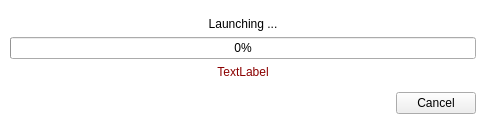
<?xml version="1.0" encoding="UTF-8"?>
<ui version="4.0">
 <class>DownloadingWidget</class>
 <widget class="QWidget" name="DownloadingWidget">
  <property name="geometry">
   <rect>
    <x>0</x>
    <y>0</y>
    <width>486</width>
    <height>124</height>
   </rect>
  </property>
  <property name="windowTitle">
   <string>Launcher</string>
  </property>
  <property name="windowIcon">
   <iconset resource="main.qrc">
    <normaloff>:/images/Icon.png</normaloff>:/images/Icon.png</iconset>
  </property>
  <property name="styleSheet">
   <string notr="true">#DownloadingWidget
{
background-color:white
}</string>
  </property>
  <layout class="QVBoxLayout" name="verticalLayout_2">
   <property name="leftMargin">
    <number>10</number>
   </property>
   <property name="topMargin">
    <number>10</number>
   </property>
   <property name="rightMargin">
    <number>10</number>
   </property>
   <property name="bottomMargin">
    <number>10</number>
   </property>
   <item>
    <layout class="QVBoxLayout" name="verticalLayout">
     <item>
      <spacer name="verticalSpacer_2">
       <property name="orientation">
        <enum>Qt::Vertical</enum>
       </property>
       <property name="sizeHint" stdset="0">
        <size>
         <width>20</width>
         <height>40</height>
        </size>
       </property>
      </spacer>
     </item>
     <item>
      <widget class="QLabel" name="label">
       <property name="text">
        <string>Launching ...</string>
       </property>
       <property name="alignment">
        <set>Qt::AlignCenter</set>
       </property>
      </widget>
     </item>
     <item>
      <widget class="QProgressBar" name="progressBar">
       <property name="value">
        <number>0</number>
       </property>
      </widget>
     </item>
     <item>
      <widget class="QLabel" name="LabelError">
       <property name="styleSheet">
        <string notr="true">*{color:darkred}</string>
       </property>
       <property name="text">
        <string>TextLabel</string>
       </property>
       <property name="alignment">
        <set>Qt::AlignCenter</set>
       </property>
       <property name="wordWrap">
        <bool>true</bool>
       </property>
      </widget>
     </item>
     <item>
      <spacer name="verticalSpacer">
       <property name="orientation">
        <enum>Qt::Vertical</enum>
       </property>
       <property name="sizeHint" stdset="0">
        <size>
         <width>20</width>
         <height>40</height>
        </size>
       </property>
      </spacer>
     </item>
     <item>
      <layout class="QHBoxLayout" name="horizontalLayout">
       <item>
        <spacer name="horizontalSpacer">
         <property name="orientation">
          <enum>Qt::Horizontal</enum>
         </property>
         <property name="sizeHint" stdset="0">
          <size>
           <width>40</width>
           <height>20</height>
          </size>
         </property>
        </spacer>
       </item>
       <item>
        <widget class="QPushButton" name="SkipButton">
         <property name="minimumSize">
          <size>
           <width>0</width>
           <height>0</height>
          </size>
         </property>
         <property name="maximumSize">
          <size>
           <width>100</width>
           <height>16777215</height>
          </size>
         </property>
         <property name="text">
          <string>Cancel</string>
         </property>
        </widget>
       </item>
      </layout>
     </item>
    </layout>
   </item>
  </layout>
 </widget>
 <resources>
  <include location="main.qrc"/>
 </resources>
 <connections/>
</ui>
